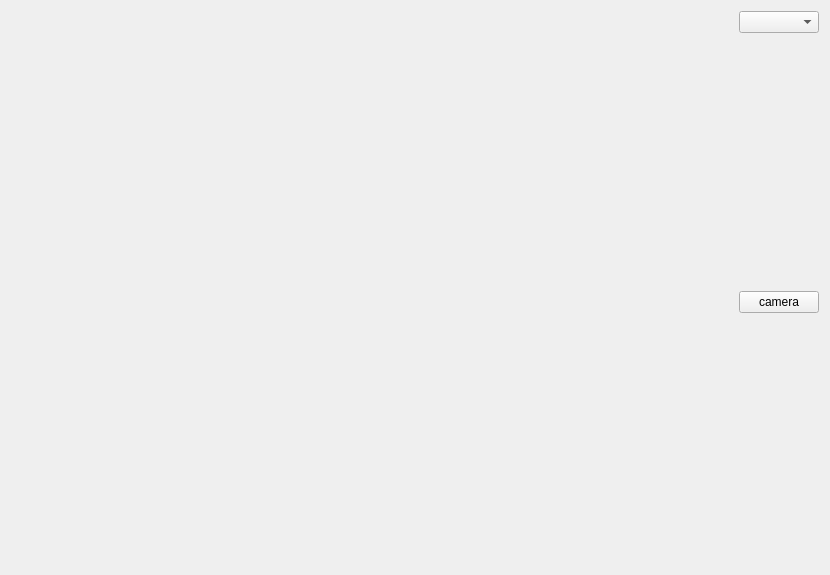
<?xml version="1.0" encoding="UTF-8"?>
<ui version="4.0">
 <class>camera</class>
 <widget class="QMainWindow" name="camera">
  <property name="geometry">
   <rect>
    <x>0</x>
    <y>0</y>
    <width>830</width>
    <height>575</height>
   </rect>
  </property>
  <property name="windowTitle">
   <string>camera</string>
  </property>
  <widget class="QWidget" name="centralWidget">
   <layout class="QGridLayout" name="gridLayout_3">
    <item row="0" column="0">
     <layout class="QGridLayout" name="gridLayout">
      <item row="0" column="0">
       <layout class="QGridLayout" name="gridLayout_2">
        <item row="0" column="1">
         <spacer name="verticalSpacer_3">
          <property name="orientation">
           <enum>Qt::Vertical</enum>
          </property>
          <property name="sizeHint" stdset="0">
           <size>
            <width>20</width>
            <height>40</height>
           </size>
          </property>
         </spacer>
        </item>
        <item row="2" column="1">
         <spacer name="verticalSpacer_4">
          <property name="orientation">
           <enum>Qt::Vertical</enum>
          </property>
          <property name="sizeHint" stdset="0">
           <size>
            <width>20</width>
            <height>40</height>
           </size>
          </property>
         </spacer>
        </item>
        <item row="1" column="2">
         <spacer name="horizontalSpacer">
          <property name="orientation">
           <enum>Qt::Horizontal</enum>
          </property>
          <property name="sizeHint" stdset="0">
           <size>
            <width>40</width>
            <height>20</height>
           </size>
          </property>
         </spacer>
        </item>
        <item row="1" column="1">
         <widget class="QLabel" name="label">
          <property name="enabled">
           <bool>true</bool>
          </property>
          <property name="sizePolicy">
           <sizepolicy hsizetype="Expanding" vsizetype="Expanding">
            <horstretch>0</horstretch>
            <verstretch>0</verstretch>
           </sizepolicy>
          </property>
          <property name="minimumSize">
           <size>
            <width>640</width>
            <height>480</height>
           </size>
          </property>
          <property name="maximumSize">
           <size>
            <width>9999</width>
            <height>9999</height>
           </size>
          </property>
          <property name="styleSheet">
           <string notr="true"/>
          </property>
          <property name="text">
           <string/>
          </property>
         </widget>
        </item>
        <item row="1" column="0">
         <spacer name="horizontalSpacer_2">
          <property name="orientation">
           <enum>Qt::Horizontal</enum>
          </property>
          <property name="sizeHint" stdset="0">
           <size>
            <width>40</width>
            <height>20</height>
           </size>
          </property>
         </spacer>
        </item>
       </layout>
      </item>
      <item row="0" column="1">
       <layout class="QVBoxLayout" name="verticalLayout_5">
        <item>
         <widget class="QComboBox" name="comboBox"/>
        </item>
        <item>
         <spacer name="verticalSpacer_2">
          <property name="orientation">
           <enum>Qt::Vertical</enum>
          </property>
          <property name="sizeHint" stdset="0">
           <size>
            <width>20</width>
            <height>40</height>
           </size>
          </property>
         </spacer>
        </item>
        <item>
         <widget class="QPushButton" name="pushButton_2">
          <property name="sizePolicy">
           <sizepolicy hsizetype="Minimum" vsizetype="Minimum">
            <horstretch>0</horstretch>
            <verstretch>0</verstretch>
           </sizepolicy>
          </property>
          <property name="minimumSize">
           <size>
            <width>0</width>
            <height>0</height>
           </size>
          </property>
          <property name="text">
           <string>camera</string>
          </property>
         </widget>
        </item>
        <item>
         <spacer name="verticalSpacer_5">
          <property name="orientation">
           <enum>Qt::Vertical</enum>
          </property>
          <property name="sizeHint" stdset="0">
           <size>
            <width>20</width>
            <height>40</height>
           </size>
          </property>
         </spacer>
        </item>
       </layout>
      </item>
     </layout>
    </item>
   </layout>
  </widget>
 </widget>
 <layoutdefault spacing="6" margin="11"/>
 <resources/>
 <connections/>
</ui>
